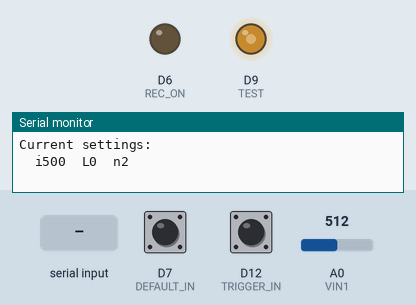
Recording of a sketch running on a simulated Arduino Zero (SAMD21). Parts: output pins drawn as LEDs (lit = HIGH), the last lines printed to the serial monitor. The test bench sets the inputs (shaded band); at power-on: D7 (DEFAULT_IN) HIGH, D12 (TRIGGER_IN) HIGH, A0 (VIN1) = 512 (analog values on the 0–1023 scale). Pins used as bus, display or sensor lines are not drawn.

Above: at 1.7 s.
1.8 s: D7 (DEFAULT_IN) pulled LOW for 0.15 s
3.4 s: D12 (TRIGGER_IN) pulled LOW for 0.15 s
At 4.6 s:
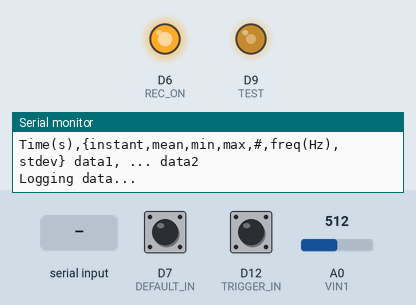
5.0 s: "m" received over Serial
7.5 s: A0 (VIN1) set to 716
10.5 s: "h" received over Serial
13.0 s: "d" received over Serial
Timing chart, 0 to 16.0 s (numbered marks = the images above; inputs shaded):
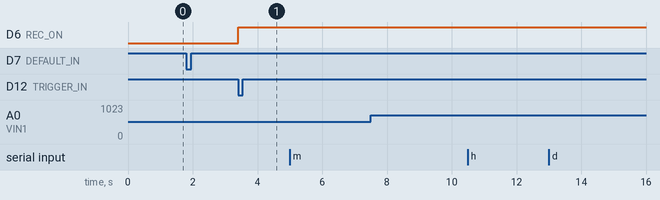

The sketch:

DataLogSummary1.33.ino
```cpp
/* DataLogSummary
 *   This code rapidly acquires data from 2 voltage inputs and streams to the serial port,
 *   or calculates summary statistics and reports thise at a set interval.
 *
 *   Additional parameters are:
 *      interval: sampling interval in us (100 = 10 kHz)
 *      logging_ms: logging interval in ms (2000 = 2s or 0.5Hz)
 *
 *   Connect the following pins:
 *      IN1  pin A0
 *      IN2  pin A1
 *      TRIGGER_IN  pin 3
 *      TRIGGER     pin 4
 *      TRIG_READY  pin 5 (LED --> resistor --> GND)
 *      REC_ON      pin 6 (LED --> resistor --> GND)
 *
 *   Recommended to use with M0 or faster boards. Arduino Uno
 *   & variants should work but have limited memory (2048 bytes)
 *   and therefore limited duration. Code tested on Adafruit Metro M0.
 *
 *   Updated:
 *     20220519 v1.1 DRA - added second input, sampling rate control and readout
 *     20220601 v1.11 DRA - added Uno support, 12-bit ADC, continuous recording
 *                    option, and fixed longer interval timing (>1 ms)
 *     20230905 v1.2 DRA - add trigger option
 *     20250221 v1.3 DRA - add summary stats; remove outputs & burst mode
 *     20250227 v1.31 DRA - add hardware default via jumper to allow direct logging without serial input
 *     20250228 v1.32 DRA - add 2*sd/range as a shape parameter --> 1.0 = square; 0.71 = sine, 0.33 = gaussian noise
 *     20250303 v1.33 DRA - change timing to ms-based if in summary mode, to prevent rollover for > 1h logging
 *
 *   Potential changes:
 *     Save current settings in EEPROM memory for easy automation
 *     some form of median, quartiles, shape distibution,. e.g. by counting
 */

#include "stats.h"

#define VERSION  1.33

#define VIN1 A0
#define VIN2 A1
#define TRIGGER_IN  12
#define TRIGGER 4
#define TRIG_READY 13
#define REC_ON 6
#define DEFAULT_IN 7
#define TEST 9

#define SERIAL_BAUD 500000

// Settings based on board used
#if defined(ARDUINO_SAMD_ZERO)
  #define MEMLEN 2000    // max size of data memory
  #define NBIT 12        // Analog in number of bits
  #define SET_BITS analogReadResolution(NBIT);
#elif defined(__AVR_ATmega328P__)
  #define MEMLEN 250    // max size of data memory
  #define NBIT 10        // Analog in number of bits
  #define SET_BITS
#else
  #warning "Board not recognized. Add specs to code."
  #define MEMLEN 2000    // max size of data memory
  #define NBIT 12        // Analog in number of bits
  #define SET_BITS analogReadResolution(NBIT);
#endif

#define INPUT_SIZE 32  // max input serial string size
#define MAX_VALS 5     // max values to read in from serial

int interval = 500;            // interval in us (to set rate; 100 = 10kHz)
int logging_ms = 0;            // logging interval in ms (0 = same as sampling interval; 2000 = 2s or 0.5Hz)
int secondsToRecord = 0;       // seconds to record for continuous output
int n = 2;                     // number of channels to record
int time_unit_s = 1;           // seconds per time unit

int triggerPolarity = 0;  // 0 = LOW, 1 = HIGH

int val1 = 0;     // input values
int val2 = 0;

bool streamRecording = false;
unsigned long int start_us = micros();
unsigned long int start_ms = millis();
unsigned long int prev_us = start_us;
unsigned long int prev_log_us = start_us;

//unsigned int data1[MEMLEN];
//unsigned int data2[MEMLEN];
int t = 0;
int dt = 0;

String inputString = "";         // a string to hold incoming data
char inputBytes[INPUT_SIZE + 1];

statistic::Statistic<float, uint32_t, true> data1;
statistic::Statistic<float, uint32_t, true> data2;

void setup() {
  pinMode(TRIGGER_IN, INPUT_PULLUP);
  pinMode(DEFAULT_IN, INPUT_PULLUP);
  pinMode(VIN1, INPUT);
  pinMode(VIN2, INPUT);
  pinMode(TRIGGER, OUTPUT);
  pinMode(REC_ON, OUTPUT);
  pinMode(TRIG_READY, OUTPUT);

  pinMode(TEST, OUTPUT);
  analogWrite(TEST,128);

  attachInterrupt(digitalPinToInterrupt(TRIGGER_IN), triggerChange, CHANGE);

  //if (NBIT == 12) analogReadResolution(NBIT);
  SET_BITS

  Serial.begin(SERIAL_BAUD);       // max serial data rate

  delay(500);

  showDetails();

  triggerChange();
}

void loop() {

  if (Serial.available()) {

    // Get next command from Serial (add 1 for termination character)
    byte size = Serial.readBytes(inputBytes, INPUT_SIZE);
    // Add the final 0 to end the string
    inputBytes[size] = 0;
    inputString = String(inputBytes);

    Serial.print(F("Input string: ")); Serial.println(inputString);

    char first = inputString.charAt(0);

    if (first == 'i') {
      char* command = strtok(inputBytes, " ,") + 1;
      interval = atol(command);
      Serial.print(F("Sampling interval changed to "));
      Serial.print(interval);
      Serial.print(F(" us. Sampling rate = "));
      Serial.print(1000. / interval);
      Serial.print(F(" kHz."));
      Serial.println();
    }

    else if (first == 'L') {
      char* command = strtok(inputBytes, " ,") + 1;
      logging_ms = atol(command);
      Serial.print(F("Logging interval changed to "));
      Serial.print(logging_ms);
      Serial.print(F(" ms. Logging rate = "));
      if (logging_ms > 0) {
        Serial.print(1000. / logging_ms);
        Serial.print(F(" Hz."));
      } else {
        Serial.print(F("Sampling rate."));
      }
      Serial.println();
    }

    else if (first == 'n') {
      char* command = strtok(inputBytes, " ,") + 1;
      n = atol(command);
      Serial.print(F("Sample channels changed to "));
      Serial.println(n);
    }

    else if (first == 'f') {  // Flip trigger polarity
      triggerPolarity = !triggerPolarity;
      triggerChange();
    }

    else if (first == 'U') {  // Change time unit
      char second = inputString.charAt(1);
      Serial.print(F("Time unit changed to: "));
      if (second == 'm') {
        time_unit_s = 60;
        Serial.println(F("minutes."));
      }
      else if (second == 'h')
      {
        time_unit_s = 60*60;
        Serial.println(F("hours."));
      }
      else if (second == 'd') {
        time_unit_s = 24*60*60;
        Serial.println(F("days."));
      }
      else
      {
        time_unit_s = 1;
        Serial.println(F("seconds."));
      }
    }

    else if (first == 'R' || first == 'T') {
      char* command = strtok(inputBytes, " ,") + 1;
      secondsToRecord = atol(command) * time_unit_s;
      Serial.print(F("Continuous streaming for "));
      Serial.print(secondsToRecord);
      Serial.print(F(" seconds. "));

      if (first == 'T') {  // trigger mode
        Serial.print(F("Waiting for trigger..."));
        waitForTrigger();
      }

      Serial.println();
      startLogging();
    }

    else
    {
      showDetails();
    }


  }

  if (streamRecording) {

    val1 = analogRead(VIN1);
    if (n>1) val2 = analogRead(VIN2);

    unsigned long int ms = millis();
    unsigned long int t_ms = ms - start_ms;

    unsigned long int us = micros();
    unsigned long int t_us = us - start_us;

    unsigned int dt = us - prev_us + 5;  // allow 5 us for commands
    //if (dt > 0)
    if (dt < interval) delayMicroseconds(interval-dt);
    prev_us = micros(); // ***check later if the 5us add can be avoided by setting prev_us = us; ***

    if (logging_ms == 0) {  // for fast stream, no stats
      Serial.print(t_us);
      Serial.print(",");
      Serial.print(val1);
      if (n>1) {
        Serial.print(",");
        Serial.print(val2);
      }
      Serial.println();
    } else {                // for summary logging
      // add current vals to stats
      data1.add(val1);
      if (n>1) data2.add(val2);

      // when logging interval has elapsed, calculate summary stats
      if ((us - prev_log_us) >= logging_ms * 1000) {
        // prev_log_us = us;
        prev_log_us += (logging_ms * 1000);
        Serial.print((t_ms / 1000.),1);
        Serial.print(", ");

        Serial.print(val1);
        Serial.print(",");
        Serial.print(data1.average(),1);
        Serial.print(",");
        Serial.print(data1.minimum(),0);
        Serial.print(",");
        Serial.print(data1.maximum(),0);
        Serial.print(",");
        Serial.print(data1.count());
        Serial.print(",");
        Serial.print(data1.rise_count() * 1000. / logging_ms, 1);
        Serial.print(",");
        Serial.print(data1.pop_stdev(),1);
        Serial.print(",");
        Serial.print(2 * data1.pop_stdev() / data1.range(),2);

        if (n>1) {
          Serial.print(", ");
          Serial.print(val2);
          Serial.print(",");
          Serial.print(data2.average(),1);
          Serial.print(",");
          Serial.print(data2.minimum(),0);
          Serial.print(",");
          Serial.print(data2.maximum(),0);
          Serial.print(",");
          Serial.print(data2.count());
          Serial.print(",");
          Serial.print(data2.rise_count() * 1000. / logging_ms, 1);
          Serial.print(",");
          Serial.print(data2.pop_stdev(),1);
          Serial.print(",");
          Serial.print(2 * data2.pop_stdev() / data2.range(),2);
        }
        Serial.println();

        data1.clear();
        if (n>1) data2.clear();
      }

    }

    // if (t_us >= (1000000 * secondsToRecord) + 1000*logging_ms/2) {  // end recording
    if (t_ms >= (1000 * secondsToRecord) + logging_ms/2) {  // end recording
      streamRecording = false;
      digitalWrite(REC_ON,LOW);
    }
  }
  else {
    digitalWrite(REC_ON,LOW);
    delay(25);
    //Serial.println('.');

    // if default jumper is set, then set defaults and wait for button press
    if (digitalRead(DEFAULT_IN)==LOW) {

      Serial.print(F("Default triggered logging: "));

      // set defaults
      n = 1;
      interval = 500; // us = 2kHz
      logging_ms = 2000; // ms = 0.5Hz
      secondsToRecord = 24 * 60 * 60; // 24h
      triggerPolarity = 0;

      showLoggingInfo();

      // wait for trigger then stream recording
      waitForTrigger();
      startLogging();
    }

  }
}

void waitForTrigger() {
    digitalWrite(TRIG_READY,HIGH);
    while(digitalRead(TRIGGER_IN)!=triggerPolarity) {
      delay(25);
    }
    digitalWrite(TRIG_READY,LOW);
}

void showLoggingInfo() {
      Serial.print(1000./interval,1);
      Serial.print("kHz, log every ");
      Serial.print(logging_ms / 1000.,1);
      Serial.print("s for ");
      Serial.print(secondsToRecord);
      Serial.print("s = ");
      Serial.print(secondsToRecord / 60);
      Serial.print("min = ");
      Serial.print(secondsToRecord / 60 / 60);
      Serial.println("hr.");
}

void startLogging() {
      streamRecording = true;
      digitalWrite(REC_ON,HIGH);

      Serial.println(F("Data output format:"));
      if (logging_ms == 0) {
        Serial.println(F("Time(us),data1,data2"));
      } else {
        Serial.println(F("Time(s),{instant,mean,min,max,#,freq(Hz),stdev} data1, ... data2"));
      }
      Serial.println();
      Serial.println(F("Logging data..."));

      t = 0;
      start_ms = millis();
      start_us = micros();
      prev_us = start_us;
      prev_log_us = start_us;
}

void showDetails() {
  Serial.print(F("FastDataLogMulti v"));
      Serial.println(VERSION);
      Serial.println(F("=========================="));
      Serial.print(F("Records up to two inputs at pins "));
      Serial.print(VIN1); Serial.print(" "); Serial.println(VIN2);
      Serial.print(F("Trigger input at pin "));
      Serial.println(TRIGGER_IN);
      Serial.print(F("Max data points: "));
      Serial.println(MEMLEN);
      Serial.print(F("Serial baud rate: "));
      Serial.println(SERIAL_BAUD);
      Serial.println();
      Serial.println(F("Enter timing using one of the following syntaxes for continuous recording:"));
      Serial.println(F("U{s/m/h} defines time units as [s]econds, [m]inutes or [h]ours (s = default)"));\
      Serial.println(F("R# where # is integer time units to record"));\
      Serial.println(F("T# where # is integer time units to record, waiting for trigger"));
      Serial.println(F("   default trigger is LOW"));
      Serial.println(F("f  toggles trigger level LOW <-> HIGH"));
      Serial.println();
      Serial.println(F("?     Print help options"));
      Serial.println();
      Serial.println(F("i###  Sampling interval in us (500 us = 2 kHz default)"));
      Serial.println(F("L###  Logging interval in ms (2000 ms = 0.5 Hz; 0 = sampling, default)"));
      Serial.println(F("n#    Number of input channels (default = 2)"));
      Serial.println();
      Serial.print(F("*** For default, automatic log settings with no Serial input needed, connect GND to pin "));
      Serial.println(DEFAULT_IN);
      Serial.println(F("*** Default settings will be shown. Logging begins upon regular trigger. "));
      Serial.println();
      Serial.println(F("Current settings:"));
      Serial.print("  i"); Serial.print(interval);
      Serial.print("  L"); Serial.print(logging_ms);
      Serial.print("  n"); Serial.print(n);
      Serial.println();
}

void triggerChange() {
  digitalWrite(TRIGGER, (triggerPolarity == digitalRead(TRIGGER_IN)) ? HIGH : LOW);
}
```

Source omitted: stats.h (8976 bytes)

Measured:
- after the input at 3.4 s, D6 (REC_ON): LOW → HIGH at once
